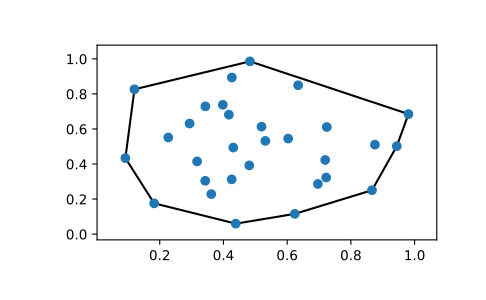

This figure's Python source:
import matplotlib.pyplot as plt
from scipy.spatial import ConvexHull, convex_hull_plot_2d

# The convex hull of a random set of points:

points = np.random.rand(30, 2)
hull = ConvexHull(points)

# Plot it:

_ = convex_hull_plot_2d(hull)
plt.show()
